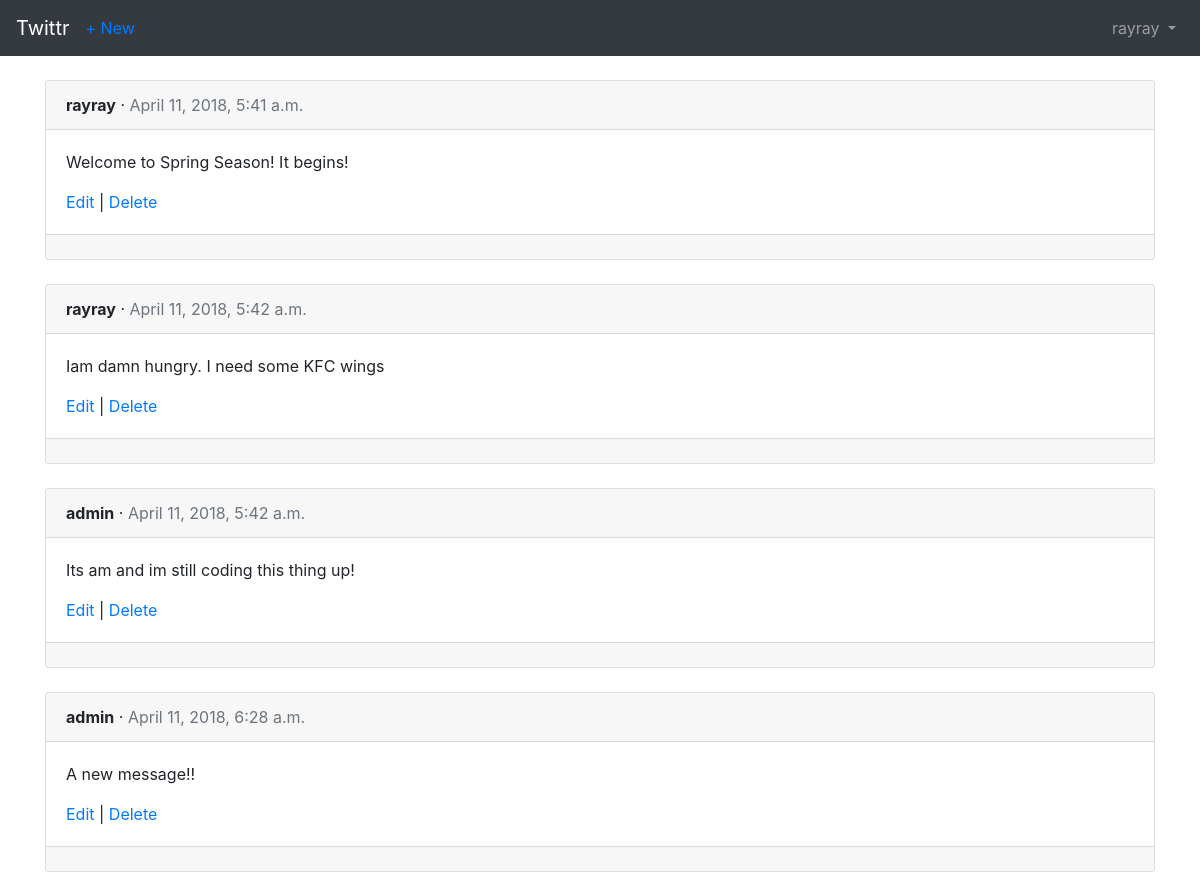
The app's page /posts/ (signed in), older data.
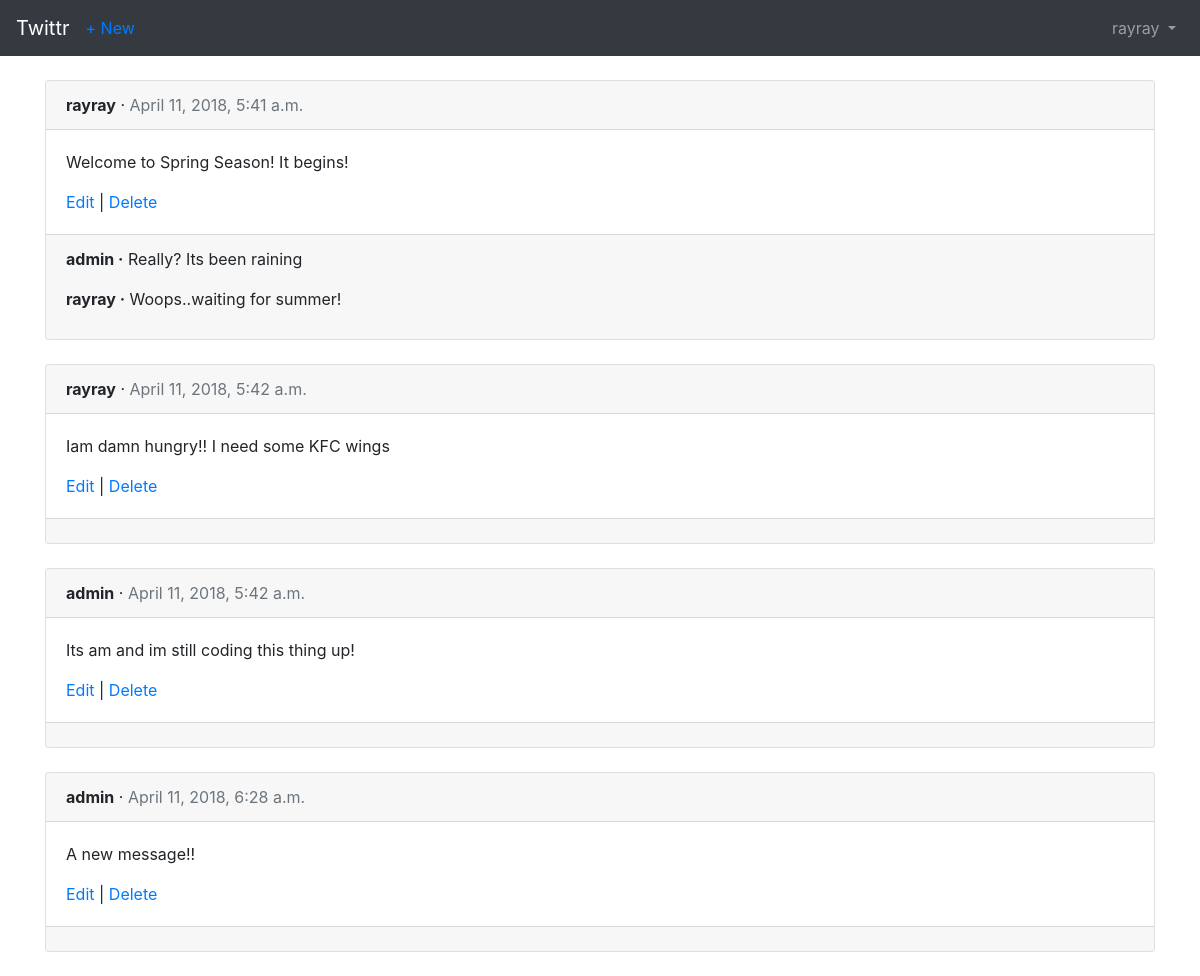
The same page, newer data.
### posts/models.py (models this page shows, shortened)
class Post(models.Model):
    message = models.CharField(max_length=280)
    date = models.DateTimeField(auto_now_add=True)
    author = models.ForeignKey(settings.AUTH_USER_MODEL, on_delete=models.CASCADE)

class Comment(models.Model):
    post = models.ForeignKey(Post, on_delete=models.CASCADE)
    comment = models.CharField(max_length=140)
    author = models.ForeignKey(settings.AUTH_USER_MODEL, on_delete=models.CASCADE)
    def __str__(self):
        return self.comment

### users/models.py (models this page shows)
class CustomUser(AbstractUser):
    objects = CustomUserManager

### posts/views.py (the view)
# urls.py: path('', views.PostListView.as_view(), name='post_list'),
class PostListView(LoginRequiredMixin, ListView):
    model = models.Post
    template_name = 'post_list.html'
    login_url = 'login'

### templates/post_list.html (shortened to what this page needs)
{% extends 'base.html' %}
{% block content %}
{% for post in object_list %}
  <div class="card">
    <div class="card-header">
      <span class="font-weight-bold">{{ post.author }}</span> &middot; <span class="text-muted">{{ post.date }}</span>
    </div>
    <div class="card-body">
      <p>{{ post.message }}</p>
      <a href="{% url 'post_edit' post.pk %}">Edit</a> |
      <a href="{% url 'post_delete' post.pk %}">Delete</a>
    </div>
    <div class="card-footer">
      {% for comment in post.comment_set.all %}
        <p>
          <span class="font-weight-bold">{{ comment.author }} &middot;</span>
          {{ comment }}
        </p>
        {% endfor %}
    </div>
  </div>
  <br />
{% endfor %}
{% endblock %}

Row changes from the older to the newer data that the page shows:
added Comment: author "admin", comment "Really? Its been raining", shown under Post "April 11, 2018, 5:41 a.m."
added Comment: author "rayray", comment "Woops..waiting for summer!", shown under Post "April 11, 2018, 5:41 a.m."
changed Post: message "Iam damn hungry. I need some KFC wings" → "Iam damn hungry!! I need some KFC wings"
